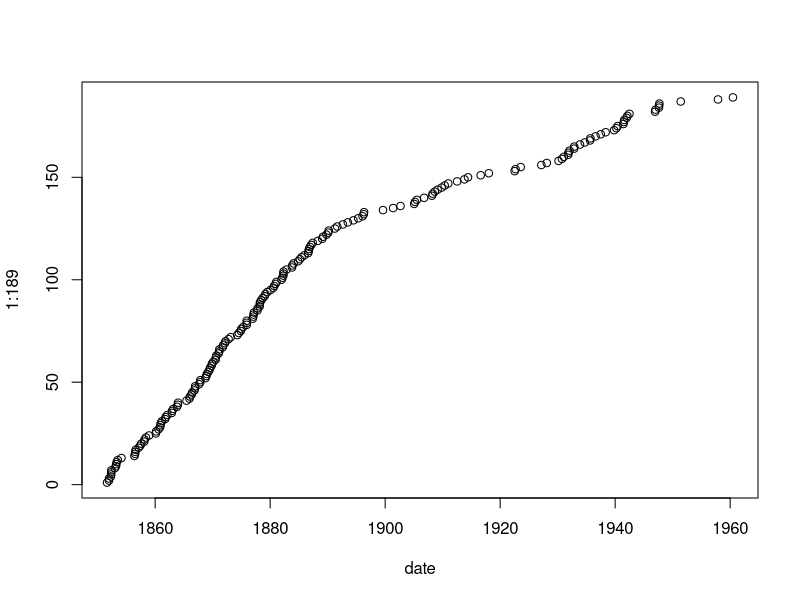
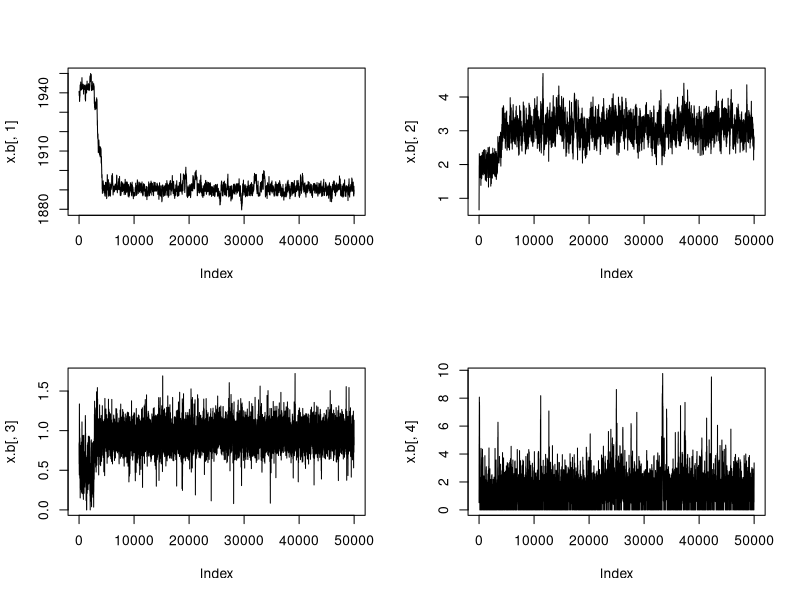
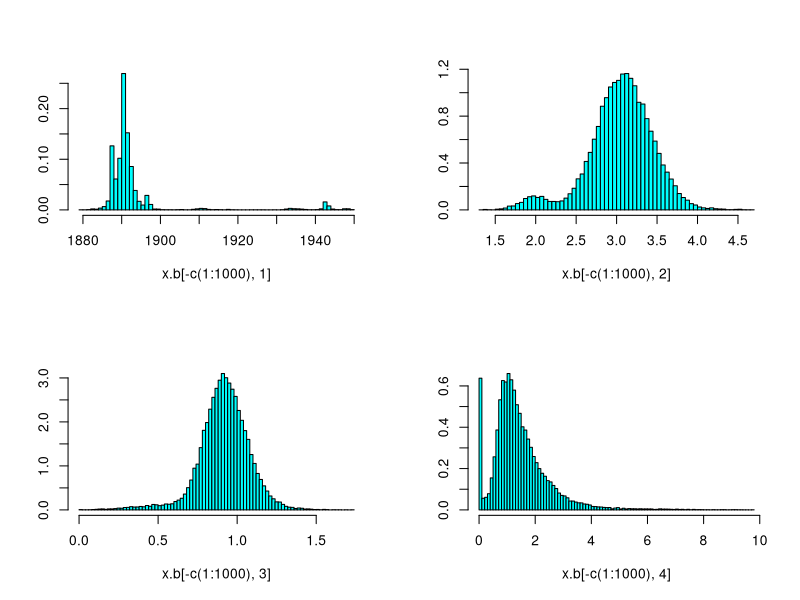

These charts were generated, in order, by the following R code:
library(boot)
library(MASS)
date <- coal$date
t0 <- date[1]
t2 <- date[191]
date <- date[-c(1,191)]
plot(date, 1:189)

target <- function(x){
  return (1/x[4]^5 * exp(-(1+x[2]+x[3])/x[4]) * x[2]^(x[5]+1) * x[3]^(189-x[5]+1) * exp(x[1]*(x[3]-x[2]) + x[2]*t0 - x[3]*t2))
}

fullcond <- function(x,r){
  if (r==1){
    return (log(dexp(x[1], rate=1/(x[1]-x[2]))))
  }
  else if (r==2){
    return (log((dgamma(x[2], shape=x[5]+2, scale=1/(1/x[4]+x[1]-t0)))))
  }
  else if (r==3){
    return (log(dgamma(x[3], shape=189-x[5]+2, scale=1/(1/x[4]+t2-x[1]))))
  }
  else if (r==4){
    return (log(1/x[4]^5 * exp(-1/x[4]*(1+x[2]+x[3]))))
  }
}

fullcond.b1 <- function(x){
  return (-5*log(x[4]) + log( x[2]^(x[5]+1) * x[3]^(189-x[5]+1) * exp(-(1+x[2]+x[3])/x[4] + x[1]*(x[3]-x[2]) + x[2]*t0 - x[3]*t2) ))
}

mcmc_RW <- function(d, ntimes = 1000)
{
  x <- matrix(nrow=ntimes, ncol=5)
  x[1,1] <- runif(1,t0,t2)
  x[1,2:4] <- runif(3,0,1)
  x[1,5] <- sum(date<x[1,1])
  for(i in 2:ntimes)
  {
    for (j in 1:4){
      y <- max(0,runif(1,x[i-1,j]-d[j],x[i-1,j]+d[j]))
      temp <- x[i-1,]
      temp[j] <- y
      alpha <- min(1,exp(fullcond(temp,j)- fullcond(x[i-1,],j)), na.rm=TRUE)
      # cat("alpha:",alpha, "j:",j, "y:",y, "x:",x[i-1,], "\n")
      if (runif(1)<alpha){
        if (j==1){
          if (t0 <= y && y <= t2){
            x[i,j] = y
          }
          else{
            x[i,j] = x[i-1,j]
          }
        }
        else{
          x[i,j] <- y
        }
        
      }
      else{
        x[i,j] <- x[i-1,j]
      }
    }
    x[i,5] <- sum(date<=x[i,1])
  }
  return(x)
}


mcmc_block <- function(d, ntimes)
{
  x <- matrix(nrow=ntimes, ncol=5)
  x[1,1] <- runif(1,t0,t2)
  x[1,2:4] <- runif(3,0,1)
  x[1,5] <- sum(date<x[1,1])
  for(i in 2:ntimes)
  {
    t1 <- rnorm(1,mean=x[i-1,1],sd=.5)
    y0 <- sum(date<t1)
    lam0 <- max(0,runif(1, x[i-1,2]-d[2], x[i-1,2]+d[2])) #From full conditional?
    lam1 <- max(0,runif(1, x[i-1,3]-d[3], x[i-1,3]+d[3])) #From full conditional?
    temp <- x[i-1,]
    temp[1] <- t1
    temp[2] <- lam0
    temp[3] <- lam1
    temp[5] <- y0
    alpha <- min(1,exp(fullcond.b1(temp)-fullcond.b1(x[i-1,])), na.rm=TRUE) #No alpha?
    # cat("alpha:",alpha, "x:",x[i-1,], "\n")
    if (runif(1)<alpha){
      x[i,] <- temp
    }
    else{
      x[i,] <- x[i-1,]
    }
    
    temp <- x[i,]
    beta <- max(0,rnorm(1,mean=temp[4], sd=.5))
    temp[4] <- beta
    lam0 <- max(0,runif(1, x[i,2]-d[2], x[i,2]+d[2])) #From full conditional?
    lam1 <- max(0,runif(1, x[i,3]-d[3], x[i,3]+d[3])) #From full conditional?
    temp[2] <- lam0
    temp[3] <- lam1
    alpha <- min(1, exp(fullcond.b1(temp)-fullcond.b1(x[i,])), na.rm=TRUE) #No alpha?
    # cat("alpha:",alpha, "x:",x[i-1,], "\n")
    if (runif(1)<alpha){
      x[i,] <- temp
    }
  }
  return(x)
}

# mcmc_block2 <- function(d, ntimes)
# {
#   x <- matrix(nrow=ntimes, ncol=5)
#   x[1,1] <- runif(1,t0,t2)
#   x[1,2:4] <- runif(3,0,1)
#   x[1,5] <- sum(date<x[1,1])
#   for(i in 2:ntimes)
#   {
#     temp <- x[i-1,]
#     temp[4] <- max(0,rnorm(1,mean=x[i-1,4], sd=0.1))
#     lam0 <- rgamma(1,shape=x[i-1,5]+2, rate=1/(1/temp[4]+x[i-1,1]-t0))
#     lam1 <- rgamma(1,shape=189-x[i-1,5]+2, rate=1/(1/temp[4]+t2-x[i-1,1]))
#     temp[2] <- lam0
#     temp[3] <- lam1
#     alpha <- min(1,target(temp)/target(x[i-1,]))
#     cat("alpha:",alpha, "temp:", temp, "x:",x[i-1,], "\n")
#     if (runif(1)<alpha){
#       x[i,] <- temp
#     }
#     else{
#       x[i,] <- x[i-1,]
#     }
#     temp <- x[i,]
#     temp[1] <- runif(1,temp[1]-d[1], temp[1]+d[1])
#     alpha <- min(1,target(temp)/target(x[i,]))
#     if (runif(1)<alpha){
#       if (t0 <= temp[1] && temp[1] <= t2){
#         x[i,] = temp
#       }
#     }
#     x[i,5] <- sum(date < x[i,1])
#   }
#   return(x)
# }


d <- c(5,.1,.1,.1)
d.b <- c(1,.1,.1,.1)
ntimes <- 50000


x.b <- mcmc_block(d.b,ntimes)

par(mfrow=c(2,2))
plot(x.b[,1], type='l')
plot(x.b[,2], type='l')
plot(x.b[,3], type='l')
plot(x.b[,4], type='l')

par(mfrow=c(2,2))
truehist(x.b[-c(1:1000),1])
truehist(x.b[-c(1:1000),2])
truehist(x.b[-c(1:1000),3])
truehist(x.b[-c(1:1000),4])


# x1 = mcmc_RW(d, ntimes)
# 
# par(mfrow=c(2,2))
# plot(x1[,1], type='l')
# plot(x1[,2], type='l')
# plot(x1[,3], type='l')
# plot(x1[,4], type='l')
# 
# par(mfrow=c(2,2))
# truehist(x1[-c(1:1000),1])
# truehist(x1[-c(1:1000),2])
# truehist(x1[-c(1:1000),3])
# truehist(x1[-c(1:1000),4])

# par(mfrow=c(2,2))
# acf(x1[,1])
# acf(x1[,2])
# acf(x1[,3])
# acf(x1[,4])
# 
# mean(x1[,1])
# mean(x1[,2])
# mean(x1[,3])
# mean(x1[,4])
